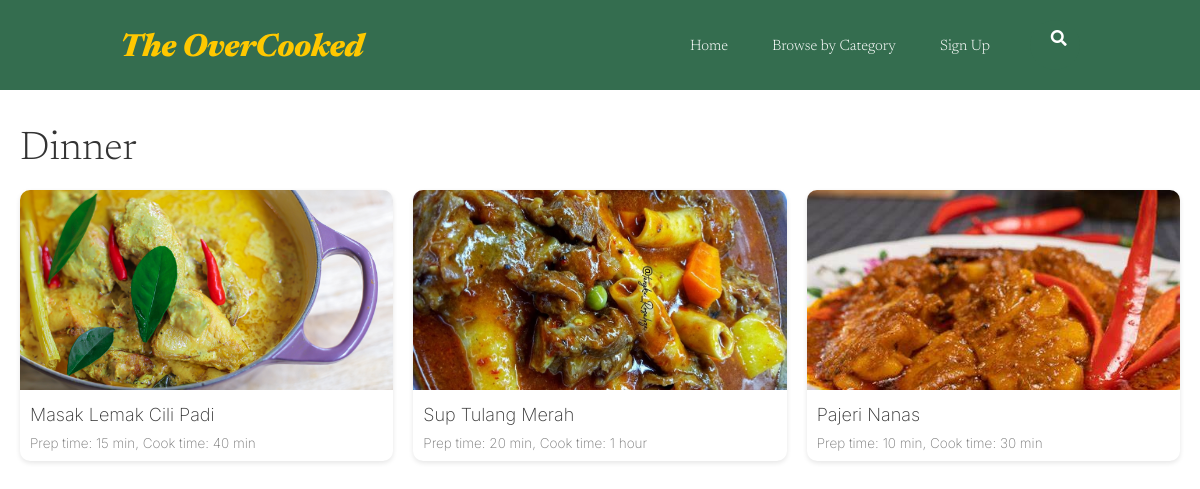
The page /G.recipe_list_dinner.php on the database its author committed.
### tables this page shows
CREATE TABLE `posted_recipe` (
  `recipeId` int(11) NOT NULL,
  `recipeName` varchar(255) NOT NULL,
  `chefId` int(11) NOT NULL,
  `category` enum('Breakfast','Lunch','Dinner','Dessert','Beverages') NOT NULL,
  `tag` text NOT NULL,
  `picture` varchar(255) NOT NULL,
  `note` varchar(255) NOT NULL,
  `details` varchar(255) NOT NULL,
  `ingredients` text NOT NULL,
  `instruction` text NOT NULL,
  `approved` tinyint(1) DEFAULT 0,
  `datetime_posted` datetime NOT NULL DEFAULT current_timestamp()
);

### G.fetch_dinner_recipe.php (the view, shortened to what this page needs)
<?php
$host = "localhost";
$username = "root";
$password = "";
$database = "the_overcooked_db";
try {
    $conn = mysqli_connect($host, $username, $password, $database);
} catch (Exception $e) {
    die("Connection failed: " . $e->getMessage());
}
$category = 'Dinner';
$sql = "SELECT recipeId, recipeName, picture, details FROM posted_recipe WHERE category = ?";
$stmt = $conn->prepare($sql);
$stmt->bind_param("s", $category);
$stmt->execute();
$result = $stmt->get_result();
while ($row = $result->fetch_assoc()) {
    echo "<a href='G.recipedetails.php?recipeId=" . $row['recipeId'] . "' style='text-decoration: none; color: inherit;'>";
    echo "<div class='recipe-card'>";
    echo "<img src='" . $row['picture'] . "' alt='" . $row['recipeName'] . "'>";
    echo "<h2 class='recipe-name'>" . $row['recipeName'] . "</h2>";
    echo "<p class='recipe-details'>" . $row['details'] . "</p>";
    echo "</div>";
    echo "</a>";
}
?>

### GRUC.recipe_list.css (style rules this page uses)
* { box-sizing: border-box; margin: 0; padding: 0; }
li, a { font-family: "Newsreader", sans-serif; font-weight: 300; font-size: 15px; color: #ffffff; text-decoration: none; }
.navigation_link, li, a { transition: all 0.3s ease 0s; }
.recipe-card { background-color: #fff; border-radius: 10px; overflow: hidden; box-shadow: 0 2px 5px rgba(0, 0, 0, 0.1); transition: transform 0.2s ease-in-out; }
.recipe-card img { width: 100%; height: 200px; object-fit: cover; }
.recipe-name { font-size: 1.2em; margin: 10px; font-family: "Inter", sans-serif; font-weight: 200; color: #333; }
.recipe-details { font-size: 0.9em; color: #777; margin: 0 10px 10px 10px; font-family: "Inter", sans-serif; font-weight: 200; }

### rows shown on the page
posted_recipe: picture (picture), recipeName "Masak Lemak Cili Padi", details "Prep time: 15 min, Cook time: 40 min"
posted_recipe: picture (picture), recipeName "Sup Tulang Merah", details "Prep time: 20 min, Cook time: 1 hour"
posted_recipe: picture (picture), recipeName "Pajeri Nanas", details "Prep time: 10 min, Cook time: 30 min"
